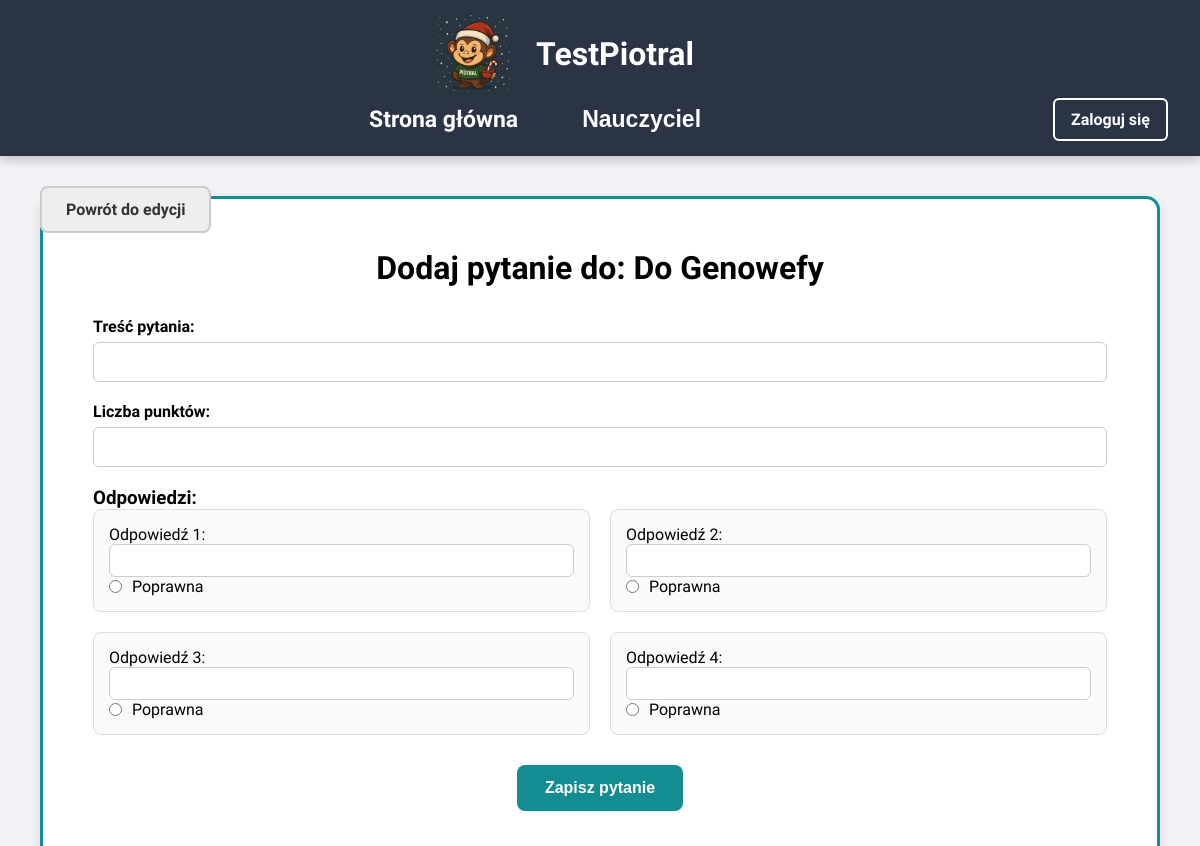
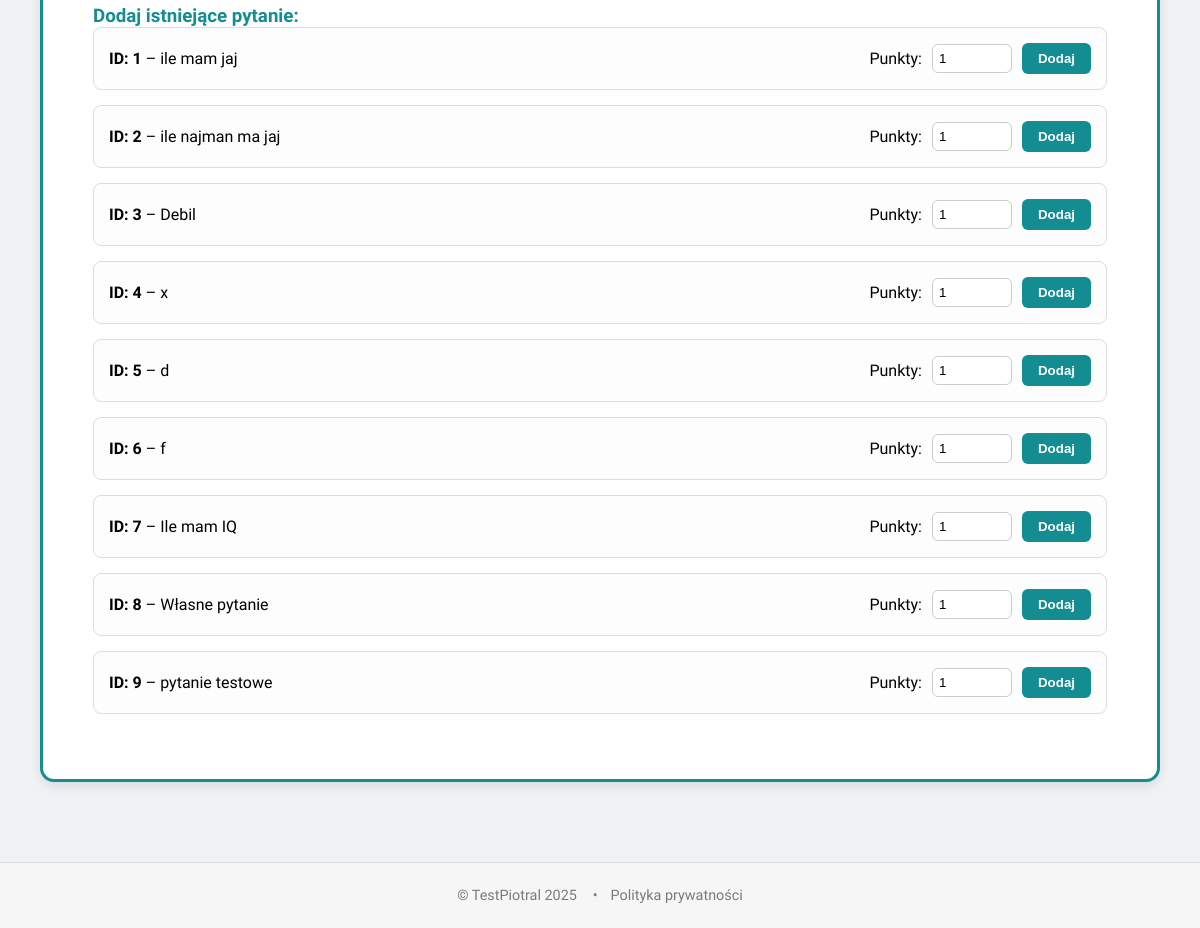
The app's page /teacher/tests/7/add_question with its own data (2 pictures, top to bottom).
### models.py (models this page shows, shortened)
class Test(db.Model):
    __tablename__ = 'tests'
    id = db.Column(db.Integer, primary_key=True, autoincrement=True)
    title = db.Column(db.String(100), nullable=False)
    description = db.Column(db.String, nullable=False)
    teacher_id = db.Column(db.Integer, db.ForeignKey('user_info.id'), nullable=False)
    teacher = db.relationship('UserInfo', backref='tests')
    subject_id = db.Column(db.Integer, db.ForeignKey('subjects.id'), nullable=False)
    subject = db.relationship('Subject', backref='tests')
    groups = db.relationship('Group', secondary='test_groups', backref='tests')

class Question(db.Model):
    __tablename__ = 'questions'
    id = db.Column(db.Integer, primary_key=True)
    text = db.Column(db.String, nullable=False)

### app.py (the view, shortened to what this page needs)
@app.route('/teacher/tests/<int:test_id>/add_question', methods=['GET', 'POST'])
def add_question_to_test(test_id):
    test = Test.query.get_or_404(test_id)
    existing_questions = Question.query.all()
    return render_template('add_question.html', test=test, existing_questions=existing_questions)

### templates/add_question.html (shortened to what this page needs)
{% extends "base.html" %}
{% set page_class = "teacher-page" %}
{% block head %}
  <link rel="stylesheet" href="{{ url_for('static', filename='css/teacher.css') }}">
  <link rel="stylesheet" href="{{ url_for('static', filename='css/style.css') }}">
{% endblock %}
{% block body %}
<div class="page-container">
  {% include "components/navbar.html" %}
  <div class="return-btn-wrapper">
    <a href="{{ url_for('edit_test', test_id=test.id) }}" class="back-btn">Powrót do edycji</a>
  </div>
  <div class="main-layout">
    <div class="panel">
      <h2>Dodaj pytanie do: {{ test.title }}</h2>
      <form method="post">
        <div class="form-group">
          <label>Treść pytania:</label>
          <input type="text" name="question_text" required>
        </div>
        <div class="form-group">
          <label>Liczba punktów:</label>
          <input type="number" name="points" min="1" required>
        </div>
        <h3>Odpowiedzi:</h3>
        <div class="answers-grid">
          {% for i in range(1,5) %}
          <div class="answer-card">
            <label>Odpowiedź {{ i }}:</label>
            <input type="text" name="answer_{{ i }}" style="width:100%;padding:8px;border:1px solid #ccc;border-radius:6px;">
            <label>
              <input type="radio" name="is_correct" value="{{ i }}"> Poprawna
            </label>
          </div>
          {% endfor %}
        </div>
        <div style="text-align:center;">
          <button type="submit" class="btn-submit">Zapisz pytanie</button>
        </div>
      </form>
      <div class="existing-section">
        <h3>Dodaj istniejące pytanie:</h3>
        {% for q in existing_questions %}
        <div class="existing-card">
          <div>
            <strong>ID: {{ q.id }}</strong> – {{ q.text }}
          </div>
          <form method="post">
            <label>Punkty:</label>
            <input type="number" name="points" value="1" min="1" required>
            <button type="submit">Dodaj</button>
          </form>
        </div>
        {% endfor %}
      </div>
    </div>
  </div>
</div>
<footer class="footer">
  <div class="footer-container">
    <p>© TestPiotral 2025</p>
    <ul class="footer-links"><li>•</li><li><a href="#">Polityka prywatności</a></li></ul>
  </div>
</footer>
{% endblock %}

### templates/base.html (shortened to what this page needs)
<!DOCTYPE html>
<html lang="pl">
<head>
  <link rel="stylesheet" href="{{ url_for('static', filename='css/style.css') }}">
  {% block head %}{% endblock %}
</head>
<body class="{{ page_class|default('default') }}">
  {% block body %}{% endblock %}
</body>
</html>

### templates/components/navbar.html (shortened to what this page needs)
<div class="header">
    <div class="nav-left">
      <img src="{{ url_for('static', filename='img/monke.png') }}" class="logo">
      <span class="brand">TestPiotral</span>
    </div>
    <nav class="navbar teacher-dropdown">
      <a href="{{ url_for('index') }}" class="dropbtn">Strona główna</a>
      {% if page_class != 'auth-page' %}
        <div class="dropdown">
          <button class="dropbtn">Nauczyciel</button>
        </div>
      {% endif %}
    </nav>
    {% if page_class != 'auth-page' %}
      <div class="auth-buttons">
        {% if session.user_id %}
          <a href="{{ url_for('logout') }}" class="auth-link">Wyloguj się</a>
        {% else %}
          <a href="{{ url_for('register', tab='login') }}" class="auth-link">Zaloguj się</a>
        {% endif %}
      </div>
    {% endif %}
  </div>

### static/css/style.css (style rules this page uses)
* { margin: 0; padding: 0; box-sizing: border-box; }
.header { background-color: #2b3444; color: white; padding: 0.8rem 2rem; display: flex; justify-content: space-between; align-items: center; position: fixed; top: 0; left: 0; width: 100%; z-index: 1000; }
.logo { height: 83px; margin-right: 11px; vertical-align: middle; }
.nav-left { display: flex; align-items: center; gap: 10px; font-weight: 700; font-size: 32px; color: white; margin: 0 auto; margin-left: 25rem; }
.navbar { display: flex; align-items: center; gap: 1.5rem; margin: 0 auto; }
.navbar a { color: white; text-decoration: none; font-weight: 590; transition: color 0.3s ease; }
.footer { background-color: #f6f6f6; padding: 1.5rem 2rem; font-size: 0.9rem; color: #7a7a7a; border-top: 1px solid #ddd; }
.footer-container { display: flex; justify-content: center; align-items: center; flex-wrap: wrap; gap: 1rem; }
.footer-links { display: flex; list-style: none; gap: 0.8rem; margin: 0; padding: 0; }
.footer-links a { text-decoration: none; color: #7a7a7a; transition: color 0.2s ease; }
.dropbtn { font-size: 23px; font-weight: 800; color: white; background: none; border: none; padding: 10px 20px; cursor: pointer; transition: color 0.3s ease; }
.teacher-dropdown .dropdown { position: relative; }
.dropdown { position: relative; display: inline-block; }
.auth-link { color: white; background-color: transparent; padding: 10px 16px; font-weight: 600; font-size: 16px; border: 2px solid white; border-radius: 6px; margin-left: 20px; text-decoration: none; transition: all 0.3s ease; }
body:not(.auth-page) { padding-top: 100px; }
.auth-buttons { margin-left: 0.5rem; }
.navbar.teacher-dropdown { margin-right: 19rem; }

### static/css/teacher.css (style rules this page uses)
* { margin: 0; padding: 0; box-sizing: border-box; }
.header { background-color: #2b3444; padding: 1.2rem 2rem; color: white; box-shadow: 0 4px 10px rgba(0,0,0,0.2); position: relative; display: flex; justify-content: space-between; align-items: center; flex-wrap: wrap; }
.nav-left { display: flex; align-items: center; font-size: 1.8rem; font-weight: 700; gap: 12px; }
.logo { height: 48px; }
.navbar { display: flex; gap: 3.9rem; font-size: 1.3rem; }
.navbar a { color: white; text-decoration: none; font-weight: 600; transition: color 0.3s; }
.footer { background-color: #2b3444; color: white; text-align: center; padding: 1.5rem 1rem; width: 100%; font-size: 0.9rem; }
.footer-container { display: flex; justify-content: center; align-items: center; flex-wrap: wrap; gap: 1rem; }
.footer-links { display: flex; list-style: none; gap: 0.8rem; margin: 0; padding: 0; }
.footer-links a { text-decoration: none; color: #7a7a7a; transition: color 0.2s ease; }

### templates/base.html (style rules this page uses)
body { font-family: 'Segoe UI', Tahoma, Geneva, Verdana, sans-serif; margin: 0; padding: 0; box-sizing: border-box; background-color: #f5f7fa; }

### records on screen
Test: title "Do Genowefy"
Question: id "1", text "ile mam jaj"
Question: id "2", text "ile najman ma jaj"
Question: id "3", text "Debil"
Question: id "4", text "x"
Question: id "5", text "d"
Question: id "6", text "f"
Question: id "7", text "Ile mam IQ"
Question: id "8", text "Własne pytanie"
Question: id "9", text "pytanie testowe"

### other values on screen
{{ i }} "1" "2" "3" "4"
